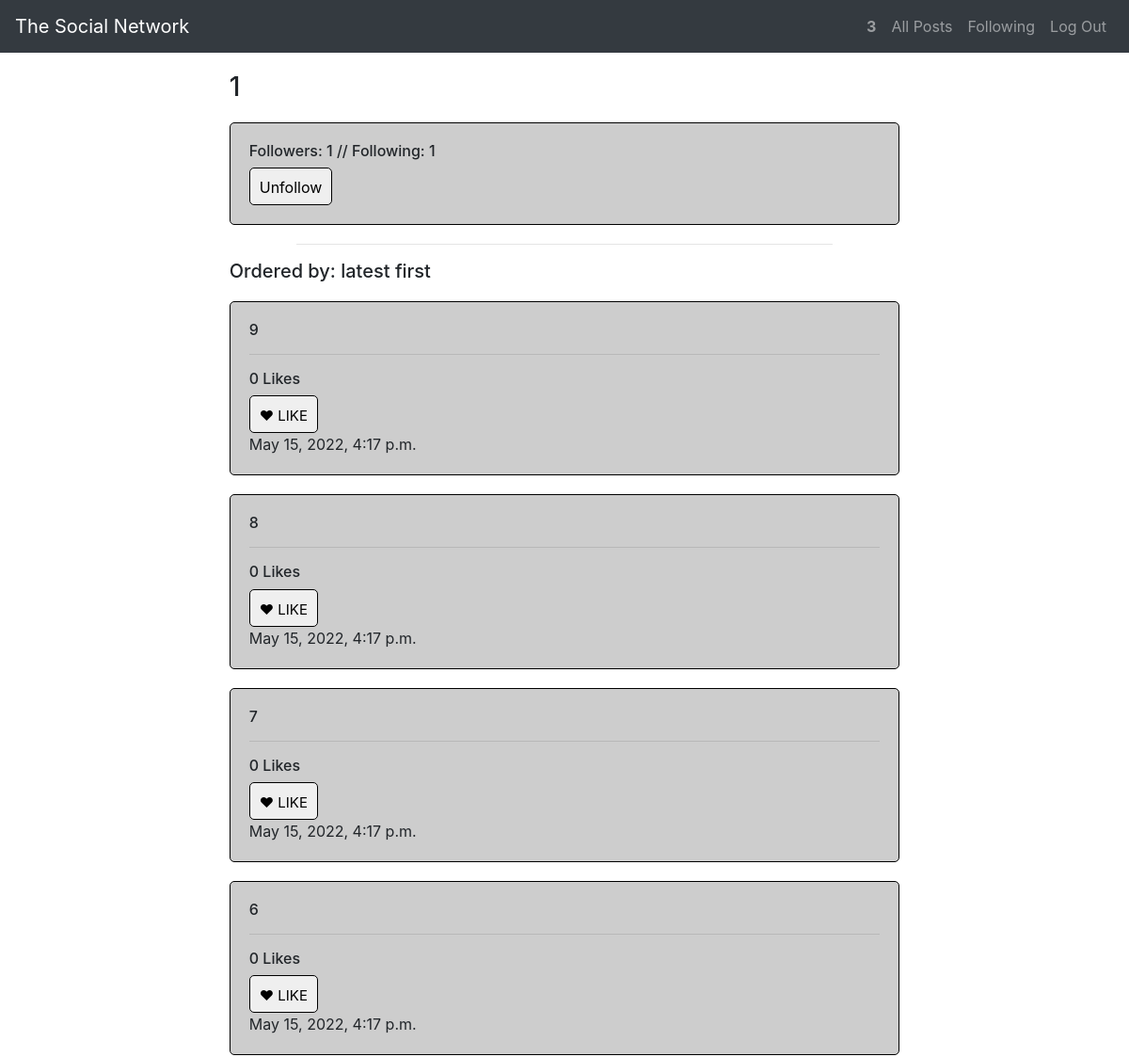
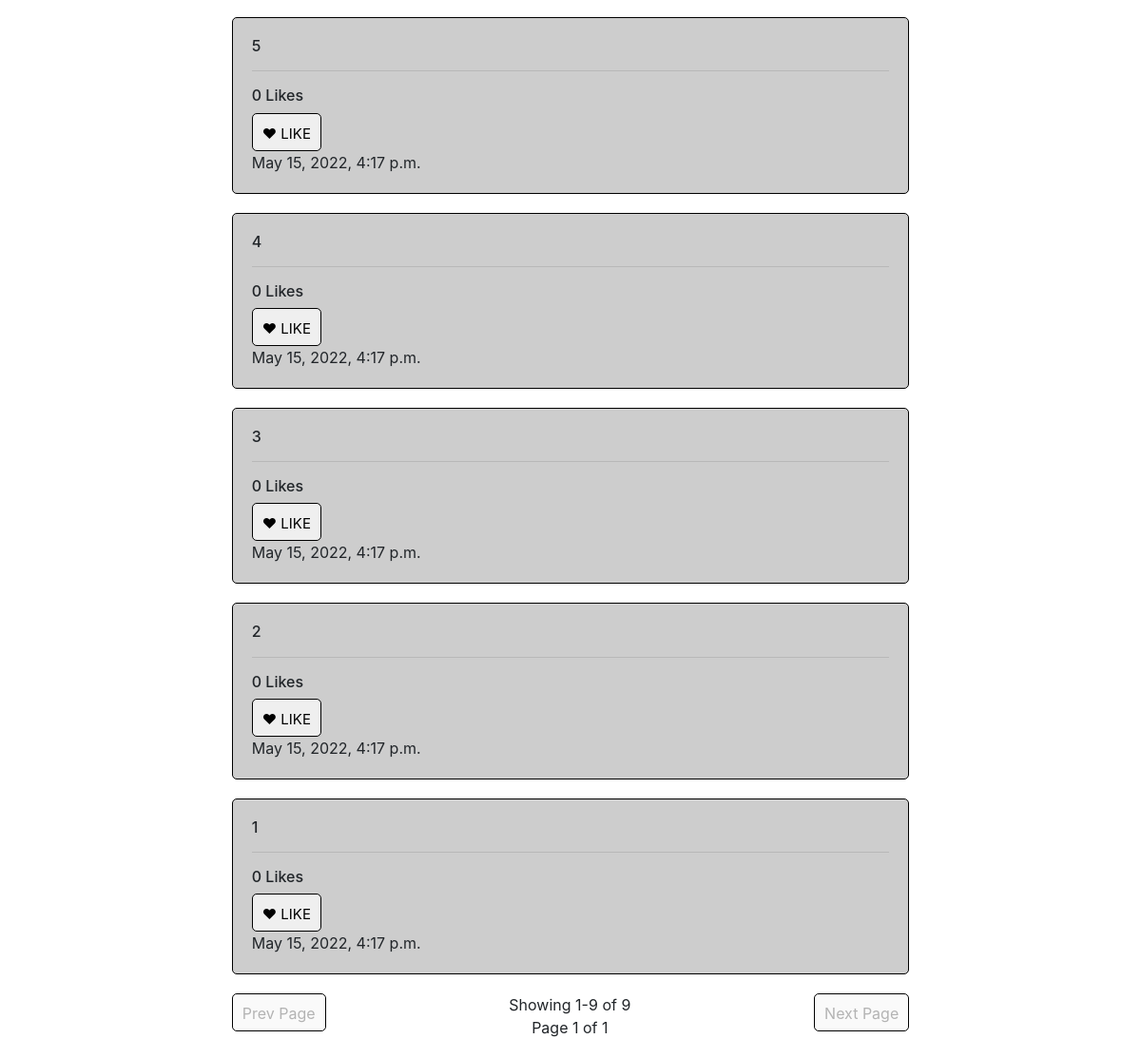
/profile/1 (signed in), run on the app's committed database (2 pictures, top to bottom).
### network/models.py (models this page shows, shortened)
class User(AbstractUser):
    username = models.CharField(max_length=500, unique=True)
    email = models.CharField(max_length=500)
    password = models.CharField(max_length=500)

class Post(models.Model):
    user = models.ForeignKey(User, on_delete=models.CASCADE)
    post = models.CharField(max_length=500)
    likes = models.IntegerField(default=0)
    timestamp = models.DateTimeField()

### network/views.py (the view, shortened to what this page needs)
# urls.py: path("profile/<str:owner>", views.profile, name="profile")
def profile(request, owner):
    owner = User.objects.get(id=owner)
    button = None
    user_follow = Follow.objects.filter(follower=request.user, following=owner).count() != 0
    if user_follow:
        button = "Unfollow"
    else:
        button = "Follow"
    current_page = pageify(request, Post.objects.filter(user=owner.id).order_by('-timestamp'))
    return render(request, "network/profile.html", {
        "owner": owner,
        "posts": current_page,
        "followers": Follow.objects.filter(following=owner).count(),
        "following": Follow.objects.filter(follower=owner).count(),
        "button": button
})

### network/views.py (called while the page is built)
@csrf_exempt
def pageify(request, posts):
    paginator = Paginator(posts, 10)
    page_number = request.GET.get('page')
    current_page = paginator.get_page(page_number)
    return current_page

### network/templates/network/profile.html (shortened to what this page needs)
{% extends "network/layout.html" %}
{% load static %}
{% block body %}
<div class="body" id="profile">
    <div>
        <h3>{{ owner.username }}</h3>
        <div id="profile-info">
            <h6>Followers: {{ followers }}  //  Following: {{ following }}</h6>
            <form action="{% url 'profile' owner.id %}" method="post">
                {% if user.id != owner.id %}
                    {% if button == "Follow" %}
                        <button type="submit" class="buttons" name="button" value="Follow">Follow</button>
                    {% elif button == "Unfollow" %}
                        <button type="submit" class="buttons" name="button" value="Unfollow">Unfollow</button>
                    {% else %}
                        Wrong path taken! Value is {{ button }}
                    {% endif %}
                {% endif %}
            </form>
        </div>
    </div>
    <hr class="body-hr">
    <div>
        <h5>Ordered by: latest first</h5>
        {% for post in posts %}
        <div class="posts">
            <h6><div id="post-{{post.id}}">{{ post.post }}</div></h6>
            <hr>
            <h6 id="like-{{post.id}}-count">{{ post.likes }} Likes</h6>
            {% if user.is_authenticated %}
                <button id="like-{{post.id}}-button" class="buttons" onclick="like('{{ post.id }}')">
                    <span id="like-{{post.id}}-heart" class="hearts" style="color:black;font-size:15px;"> &#9829; LIKE</span>
                </button>
            {% else %}
                <button class="buttons" onclick="location.href='{% url 'login' %}'">
                    <span class="hearts" style="color:black;font-size:15px;"> &#9829; LIKE</span>
                </button>
            {% endif %}
            <div>{{ post.timestamp }}</div>
        </div>
        {% empty %}
            <div>Nothing here but us cowards!</div>
        {% endfor %}
    </div>
    <div class="next-previous">
        {% if posts.has_previous %}
        <button class="buttons" onclick="location.href='?page={{ posts.previous_page_number }}'">Prev Page</button>
        {% else %}
        <button class="buttons" disabled>Prev Page</button>
        {% endif %}
        <div id="paginator-index" style="text-align:center">
            <div id="post-number">
                Showing {{ posts.start_index }}-{{ posts.end_index }} of {{ posts.paginator.count }}
            </div>
            <div id="page-number">
                Page {{ posts.number }} of {{ posts.paginator.num_pages }}
            </div>
        </div>
        {% if posts.has_next %}
        <button class="buttons" onclick="location.href='?page={{ posts.next_page_number }}'">Next Page</button>
        {% else %}
        <button class="buttons" disabled>Next Page</button>
        {% endif %}
    </div>
    </div>
</div>
{% endblock %}

### network/templates/network/layout.html (shortened to what this page needs)
{% load static %}
<!DOCTYPE html>
<html lang="en">
    <head>
        <link rel="stylesheet" href="https://stackpath.bootstrapcdn.com/bootstrap/4.4.1/css/bootstrap.min.css">
        <link href="{% static 'network/styles.css' %}" rel="stylesheet">
    </head>
    <body>
        <nav id="navbar" class="navbar navbar-expand-lg navbar-dark bg-dark">
            <a class="navbar-brand mr-auto" href="{% url 'index' %}">The Social Network</a>
            <div>
              <ul class="navbar-nav ml-auto text-right">
                {% if user.is_authenticated %}
                    <li class="nav-item">
                        <a class="nav-link" href="{% url 'profile' user.id %}"><strong>{{ user.username }}</strong></a>
                    </li>
                {% endif %}
                <li class="nav-item">
                  <a class="nav-link" href="{% url 'index' %}">All Posts</a>
                </li>
                {% if user.is_authenticated %}
                    <li class="nav-item">
                        <a class="nav-link" href="{% url 'following' %}">Following</a>
                    </li>
                    <li class="nav-item">
                        <a class="nav-link" href="{% url 'logout' %}">Log Out</a>
                    </li>
                {% endif %}
              </ul>
            </div>
          </nav>
        <div class="body">
            {% block body %}
            {% endblock %}
    </body>
</html>

### network/static/network/styles.css (style rules this page uses)
.posts, .edit-box, #new-post, #profile-info { background-color: #cdcdcd; padding: 20px; border: 1px solid black; border-radius: 5px; margin: 20px 0 20px 0; word-wrap: break-word; }
.body { width: 95%; max-width: 750px; margin: 20px auto 20px auto; }
.body-hr { width: 80%; max-width: 750px; }
.buttons { border-radius: 5px; border-style: none; border: 1px solid black; display: inline-block; height: 40px; line-height: 20px; padding: 10px; }
.next-previous { display: flex; justify-content: space-between; }

### data on the page
User: username "3"
User: username "1"
Post: post "9", likes "0", timestamp "May 15, 2022, 4:17 p.m."
Post: post "8", likes "0", timestamp "May 15, 2022, 4:17 p.m."
Post: post "7", likes "0", timestamp "May 15, 2022, 4:17 p.m."
Post: post "6", likes "0", timestamp "May 15, 2022, 4:17 p.m."
Post: post "5", likes "0", timestamp "May 15, 2022, 4:17 p.m."
Post: post "4", likes "0", timestamp "May 15, 2022, 4:17 p.m."
Post: post "3", likes "0", timestamp "May 15, 2022, 4:17 p.m."
Post: post "2", likes "0", timestamp "May 15, 2022, 4:17 p.m."
Post: post "1", likes "0", timestamp "May 15, 2022, 4:17 p.m."

### other printed values
{{ followers }} "1"
{{ following }} "1"
{{ posts.start_index }} "1"
{{ posts.end_index }} "9"
{{ posts.paginator.count }} "9"
{{ posts.number }} "1"
{{ posts.paginator.num_pages }} "1"
